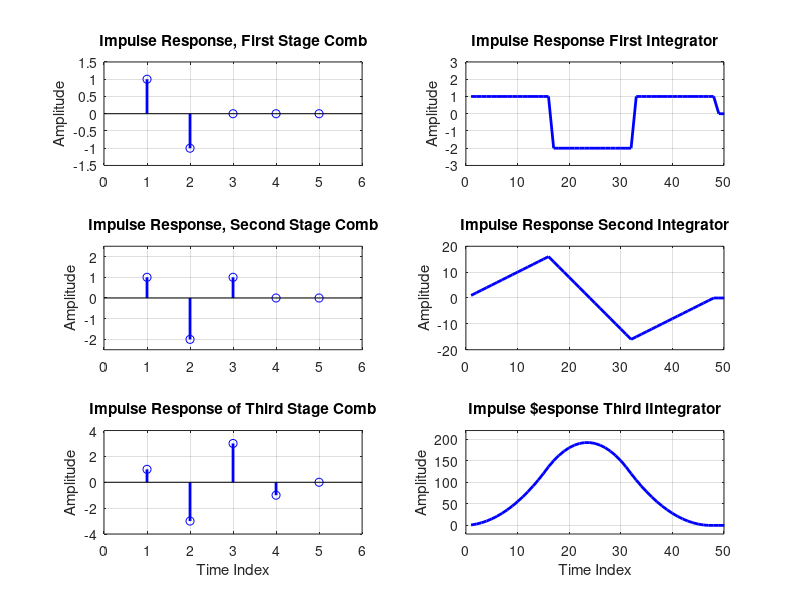
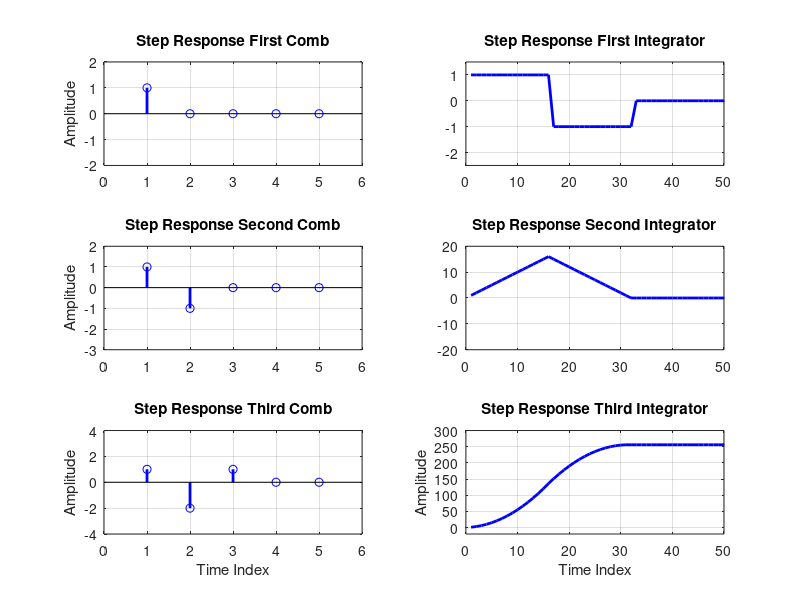

These figures' MATLAB source, in order: (Note: this script raises an error after producing the figures.)
function hogen16b
% Hogenauer filter of order 3, with up-sample ratio 16
% with up-sample ratio 1-to-16 from initial 1-to-5 shaping filter
% one of suite of three demontrations
% Script file written by fred harris of UCSD. Copyright 2021

% impulse response
x=zeros(1,5);
x(1)=1;

d1=filter([1 -1],[1 0],x);
d2=filter([1 -1],[1 0],d1);
d3=filter([1 -1],[1 0],d2);
figure(1)
subplot(3,2,1)
stem(d1,'b','linewidth',2);
grid on
axis([0 6 -1.5 1.5]);
title('Impulse Response, First Stage Comb');
ylabel('Amplitude')

subplot(3,2,3)
stem(d2,'b','linewidth',2);
grid on
axis([0 6 -2.5 2.5]);
title('Impulse Response, Second Stage Comb');
ylabel('Amplitude')

subplot(3,2,5)
stem(d3,'b','linewidth',2);
grid on
axis([0 6 -4 4]);
title('Impulse Response of Third Stage Comb');
ylabel('Amplitude')
xlabel('Time Index')

zz=zeros(1,5);
d33=reshape([d3;zz;zz;zz;zz;zz;zz;zz;zz;zz;zz;zz;zz;zz;zz;zz],1,80);
s1=filter([1 0],[1 -1],d33);
s2=filter([1 0],[1 -1],s1);
s3=filter([1 0],[1 -1],s2);
ss3=s3;
subplot(3,2,2)
plot(s1,'b','linewidth',2);
grid on
axis([0 50 -3 3])
title('Impulse Response First Integrator')
ylabel('Amplitude')

subplot(3,2,4)
plot(s2,'b','linewidth',2)
grid on;
axis([0 50 -20 20]);
title('Impulse Response Second Integrator')
ylabel('Amplitude')

subplot(3,2,6)
plot(s3,'b','linewidth',2);
grid
axis([0 50 -20 220])
title('Impulse $esponse Third iIntegrator')
ylabel('Amplitude')
xlabel('Time Index')


% step response
x=ones(1,5);

d1=filter([1 -1],[1 0],x);
d2=filter([1 -1],[1 0],d1);
d3=filter([1 -1],[1 0],d2);
figure(2)
subplot(3,2,1)
stem(d1,'b','linewidth',2);
grid on
axis([0 6 -2 2]);
title('Step Response First Comb')
ylabel('Amplitude')

subplot(3,2,3);
stem(d2,'b','linewidth',2);
grid on
axis([0 6 -3 2])
title('Step Response Second Comb')
ylabel('Amplitude')

subplot(3,2,5)
stem(d3,'b','linewidth',2);
grid
axis([0 6 -4 4]);
title('Step Response Third Comb');
ylabel('Amplitude')
xlabel('Time Index')

zz=zeros(1,5);
d33=reshape([d3;zz;zz;zz;zz;zz;zz;zz;zz;zz;zz;zz;zz;zz;zz;zz],1,80);
s1=filter([1 0],[1 -1],d33);
s2=filter([1 0],[1 -1],s1);
s3=filter([1 0],[1 -1],s2);
subplot(3,2,2)
plot(s1,'b','linewidth',2);
grid
axis([0 50 -2.5 1.5])
title('Step Response First integrator')
subplot(3,2,4)
plot(s2,'b','linewidth',2);
grid
axis([0 50 -20 20])
title('Step Response Second Integrator')
subplot(3,2,6)
plot(s3,'b','linewidth',2);
grid
axis([0 50 -20 300])
title('Step Response Third Integrator')
ylabel('Amplitude')
xlabel('Time Index')


% system response

hh=remez(79,[0 0.5 0.7 2.5]/2.5,{'myfrf',[1 1 0 0]},[1 2]);
x=hh/max(hh);
figure(3)
subplot(2,1,1)
stem(-8:0.2:8-0.2,x,'linewidth',1.5)
grid
axis([-9 9 -0.3 1.2])
title('Impulse Response Shaped Pulse')
xlabel('Time Index')
ylabel('Amplitude')

subplot(2,1,2)
plot([-.5:1/2048:.5-1/2048]*5,fftshift(20*log10(abs(fft(x/sum(x),2048)))),'linewidth',1.5);
grid
axis([-2.5 2.5 -80 10])
title('Spectra of 1-to-5 Shaped Pulse')
xlabel('Frequency')
ylabel('Log Mag (dB)')


d1=filter([1 -1],[1 0],x);
d2=filter([1 -1],[1 0],d1);
d3=filter([1 -1],[1 0],d2);

figure(4)
subplot(3,2,1)
plot(d1,'linewidth',1.5);
grid
axis([0 80 -0.35 0.35])
title('Pulse Response First Comb')
ylabel('Amplitude')
subplot(3,2,3)
plot(d2,'linewidth',1.5);
grid
axis([0 80 -0.2 0.15])
title('Pulse Response Second comb')
ylabel('Amplitude')
subplot(3,2,5)
plot(d3,'linewidth',1.5);
grid
axis([0 80 -0.12 0.12])
title('Pulse Response Third Comb')
ylabel('Amplitude')
xlabel('Time Index')
zz=zeros(1,80);
d33=reshape([d3;zz;zz;zz;zz;zz;zz;zz;zz;zz;zz;zz;zz;zz;zz;zz],1,16*80);

s1=filter([1 0],[1 -1],d33);
s2=filter([1 0],[1 -1],s1);
s3=filter([1 0],[1 -1],s2);
subplot(3,2,2)
plot(s1,'linewidth',2);
grid on
axis([0 1300 -0.2 0.15])
title('Pulse Response First Integrator')
ylabel('Amplitude')

subplot(3,2,4)
plot(s2,'linewidth',2)
grid on
axis([0 1300 -5.7 5.7])
title('Pulse Response Second Integrator')
ylabel('Amplitude')

subplot(3,2,6)
plot(s3,'linewidth',2);
grid on
axis([0 1300 -100 300])
title('Pulse Response Third integrator')
xlabel('Time Index')
ylabel('Amplitude')

figure(5)
subplot(2,1,1)
plot([-.5:1/4096:.5-1/4096]*80,fftshift(20*log10(abs(fft(s3/sum(s3),4096)))),'b','linewidth',2);
hold on
plot([-.5:1/2048:.5-1/2048]*80,fftshift(20*log10(abs(fft(ss3/sum(ss3),2048)))),':r','linewidth',2);
hold off
grid
axis([-32 32 -100 10]);
title('Spectral Response 1-to-16 3-stage Hogenauer Filter')
ylabel('Log Mag (dB)')
xlabel('Frequency Normalized to Symbol Rate')

subplot(2,1,2)
plot([-.5:1/4096:.5-1/4096]*80,fftshift(20*log10(abs(fft(s3/sum(s3),4096)))),'b','linewidth',2);
hold on
plot([-.5:1/2048:.5-1/2048]*80,fftshift(20*log10(abs(fft(ss3/sum(ss3),2048)))),':r','linewidth',2);
hold off
grid
axis([-10 10 -100 10]);
title('Zoom')
ylabel('Log Mag (dB)')
xlabel('Frequency Normalized to Symbol Rate')

